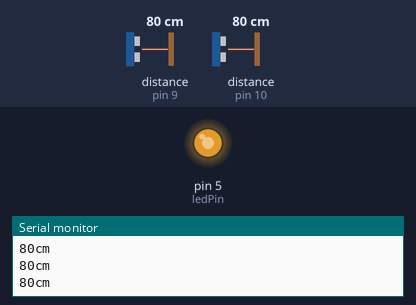
The sketch below on a simulated Arduino Uno, built with avr-gcc and run on an emulated ATmega328P. Parts: output pins drawn as LEDs (lit = HIGH), the last lines printed to the serial monitor. Wiring (inferred from the names in the program): 2 × ultrasonic range finder: trigger pin 7, echo pin 9 / trigger pin 8, echo pin 10. The inputs (shaded band) are chosen by the test bench; at power-on: distance to the obstacle (sensors on pin 9, pin 10) 80 cm. The echo pulse lasts 58.3 µs per cm; pins used as bus, display or sensor lines are not drawn.

Above: at 1.2 s.
1.3 s: distance to the obstacle (sensor on pin 9) set to 2 cm
At 1.8 s:
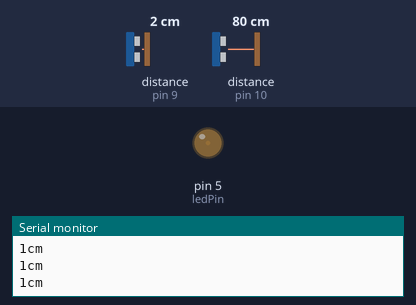
2.8 s: distance to the obstacle (sensor on pin 9) set to 9 cm
At 3.5 s:
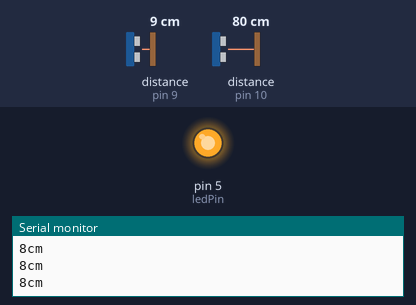
4.3 s: distance to the obstacle (sensor on pin 10) set to 7 cm
At 5.6 s:
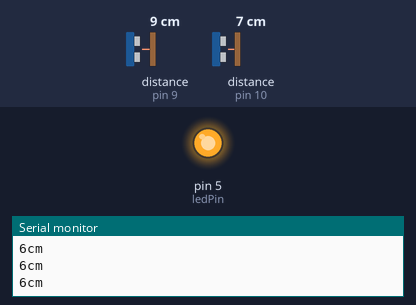
5.9 s: distance to the obstacle (sensor on pin 10) set to 5 cm
At 6.7 s:
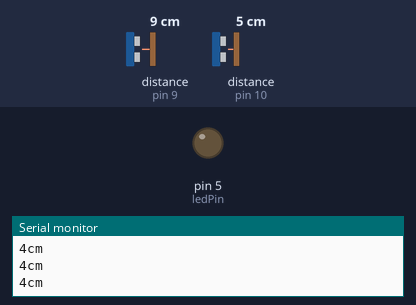
7.4 s: distance to the obstacle (sensor on pin 10) set to 2 cm
At 8.6 s:
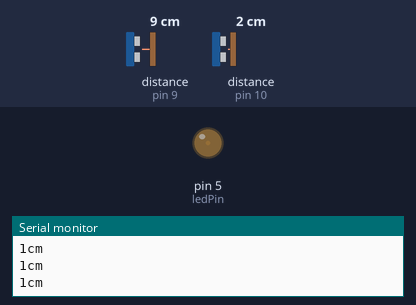
8.9 s: distance to the obstacle (sensor on pin 10) set to 9 cm
At 9.9 s:
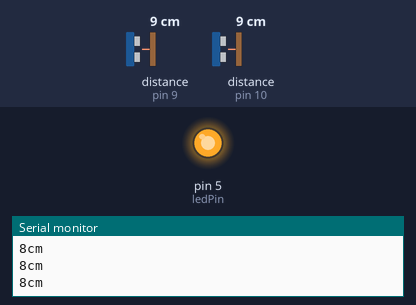
Timing chart, 0 to 11.4 s (numbered marks = the images above; inputs shaded):
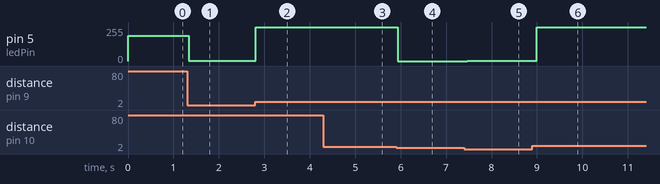

The sketch:

reliquary.ino
```cpp
/*
   The circuit:
    * +V connection of the PING & PING2))) attached to +5V
    * GND connection of the PING & PING2))) attached to ground
    * TRIG connection of the PING))) attached to digital pin 7
    * TRIG connection of PING2))) attached to digital pin 8
    * ECHO connection of the PING))) attached to digital pin 9
    * ECHO connection of PING2))) attached to digital pin 10
    * LED+ on Pin 5, LED- to ground

 */

// this constant won't change.  It's the pin number
// of the sensor's output:
const int pingPin = 7;
const int ping2Pin = 8;

// This is the pin number for sensor input
const int echoPin = 9;
const int echo2Pin = 10;

// This is where the LED is connected
const int ledPin = 5;

// The maximum range (in cm) to start the light at
const int maxRange = 300;

// The minimum range (in cm) where the light will be most bright
const int minRange = 6;

void setup() {
  // initialize serial communication:
  Serial.begin(9600);

  pinMode(ledPin, OUTPUT);
}

void loop() {
  // establish variables for duration of the ping,
  // and the distance result in inches and centimeters:
  long duration, duration2, inches, cm;

  // The PING))) is triggered by a HIGH pulse of 2 or more microseconds.
  // Give a short LOW pulse beforehand to ensure a clean HIGH pulse:
  pinMode(pingPin, OUTPUT);
  digitalWrite(pingPin, LOW);
  delayMicroseconds(2);
  digitalWrite(pingPin, HIGH);
  delayMicroseconds(5);
  digitalWrite(pingPin, LOW);

  // The same pin is used to read the signal from the PING))): a HIGH
  // pulse whose duration is the time (in microseconds) from the sending
  // of the ping to the reception of its echo off of an object.
  pinMode(echoPin, INPUT);
  duration = pulseIn(echoPin, HIGH);


  // The PING2))) is triggered by a HIGH pulse of 2 or more microseconds.
  // Give a short LOW pulse beforehand to ensure a clean HIGH pulse:
  pinMode(ping2Pin, OUTPUT);
  digitalWrite(ping2Pin, LOW);
  delayMicroseconds(2);
  digitalWrite(ping2Pin, HIGH);
  delayMicroseconds(5);
  digitalWrite(ping2Pin, LOW);

  // The same pin is used to read the signal from the PING))): a HIGH
  // pulse whose duration is the time (in microseconds) from the sending
  // of the ping to the reception of its echo off of an object.
  pinMode(echo2Pin, INPUT);
  duration2 = pulseIn(echo2Pin, HIGH);

  // If duration2 is closer than duration, use it for duration
  if (duration2 < duration) {
    duration = duration2;
  }

  // convert the time into a distance
  cm = microsecondsToCentimeters(duration);

  Serial.print(cm);
  Serial.print("cm");
  Serial.println();

  // Light up the light according to the distance
  // It should become more bright as the ping approaches
  analogWrite(ledPin, map(cm, minRange, maxRange, 255, 0));

  delay(100);
}

long microsecondsToCentimeters(long microseconds) {
  // The speed of sound is 340 m/s or 29 microseconds per centimeter.
  // The ping travels out and back, so to find the distance of the
  // object we take half of the distance travelled.
  return microseconds / 29 / 2;
}
```

Measured:
- the behaviour switches between 6 and 5 cm on distance to the obstacle (sensor on pin 10) (found by bisection; images 3 and 4)
- after the input at 1.3 s, pin 5 (ledPin): 191/255 → 3/255 at once
- after the input at 2.8 s, pin 5 (ledPin): 3/255 → 254/255 at once
- after the input at 4.3 s, pin 5 (ledPin): 254/255 → 255/255 after 0.11 s
- after the input at 5.9 s, pin 5 (ledPin): 255/255 → 0/255 at once
- after the input at 7.4 s, pin 5 (ledPin): 0/255 → 3/255 after 0.07 s
- after the input at 8.9 s, pin 5 (ledPin): 3/255 → 254/255 after 0.10 s
